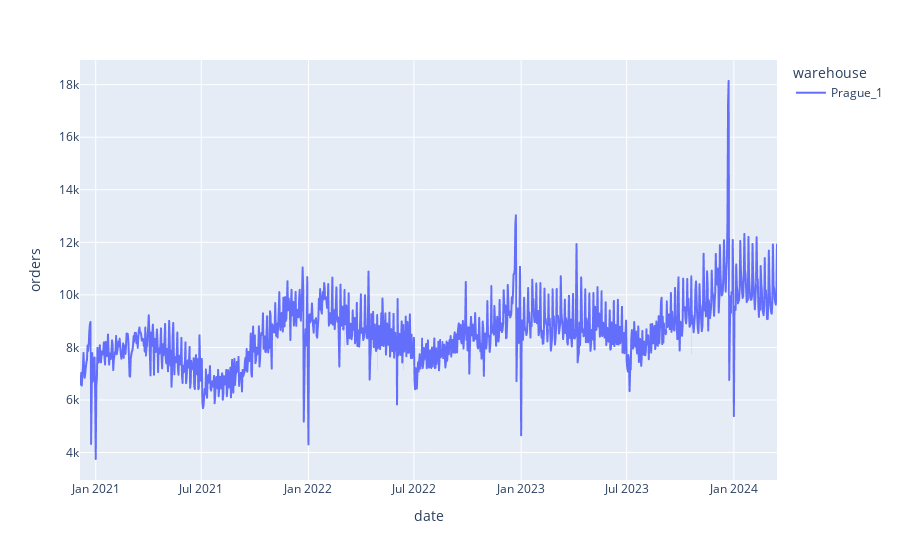

The notebook cell this image was saved under:
### Code cell
fig = px.line(df_Prague_1, x="date", y="orders", color="warehouse")
fig.show()

### Figure 1 — Plotly figure (JSON) as saved in the notebook; plotly's stock layout.template omitted (floating-point values rounded to 4 significant figures; data arrays with more than 128 entries replaced by an {"elided": "..."} marker saying what was removed)
{"data": [{"hovertemplate": "warehouse=Prague_1<br>date=%{x}<br>orders=%{y}<extra></extra>", "legendgroup": "Prague_1", "line": {"color": "#636efa", "dash": "solid"}, "marker": {"symbol": "circle"}, "mode": "lines", "name": "Prague_1", "showlegend": true, "type": "scattergl", "x": {"elided": "1193 str values"}, "xaxis": "x", "y": {"elided": "1193 int values"}, "yaxis": "y"}], "layout": {"legend": {"title": {"text": "warehouse"}, "tracegroupgap": 0}, "margin": {"t": 60}, "xaxis": {"anchor": "y", "domain": [0, 1], "title": {"text": "date"}}, "yaxis": {"anchor": "x", "domain": [0, 1], "title": {"text": "orders"}}}}
